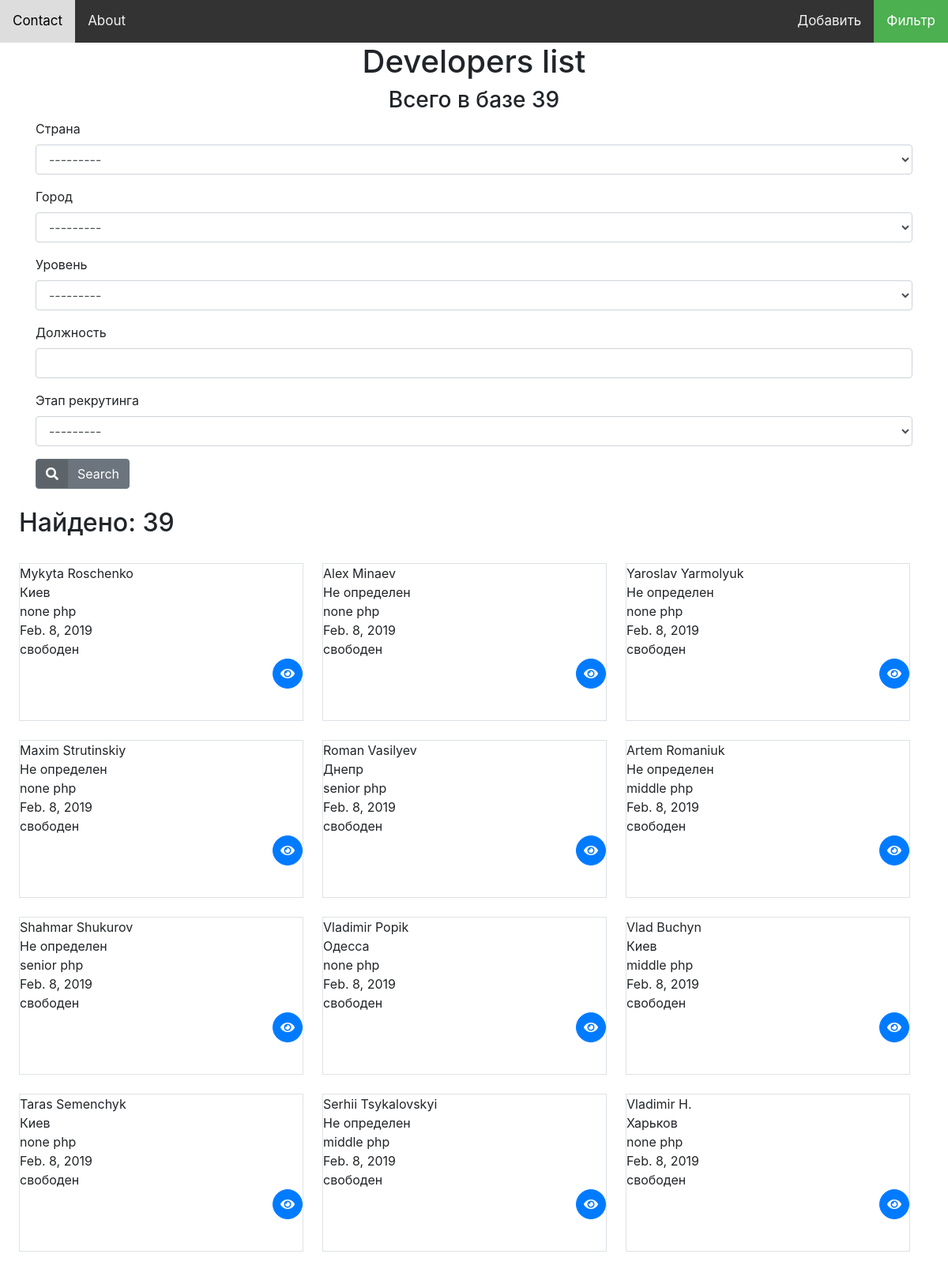
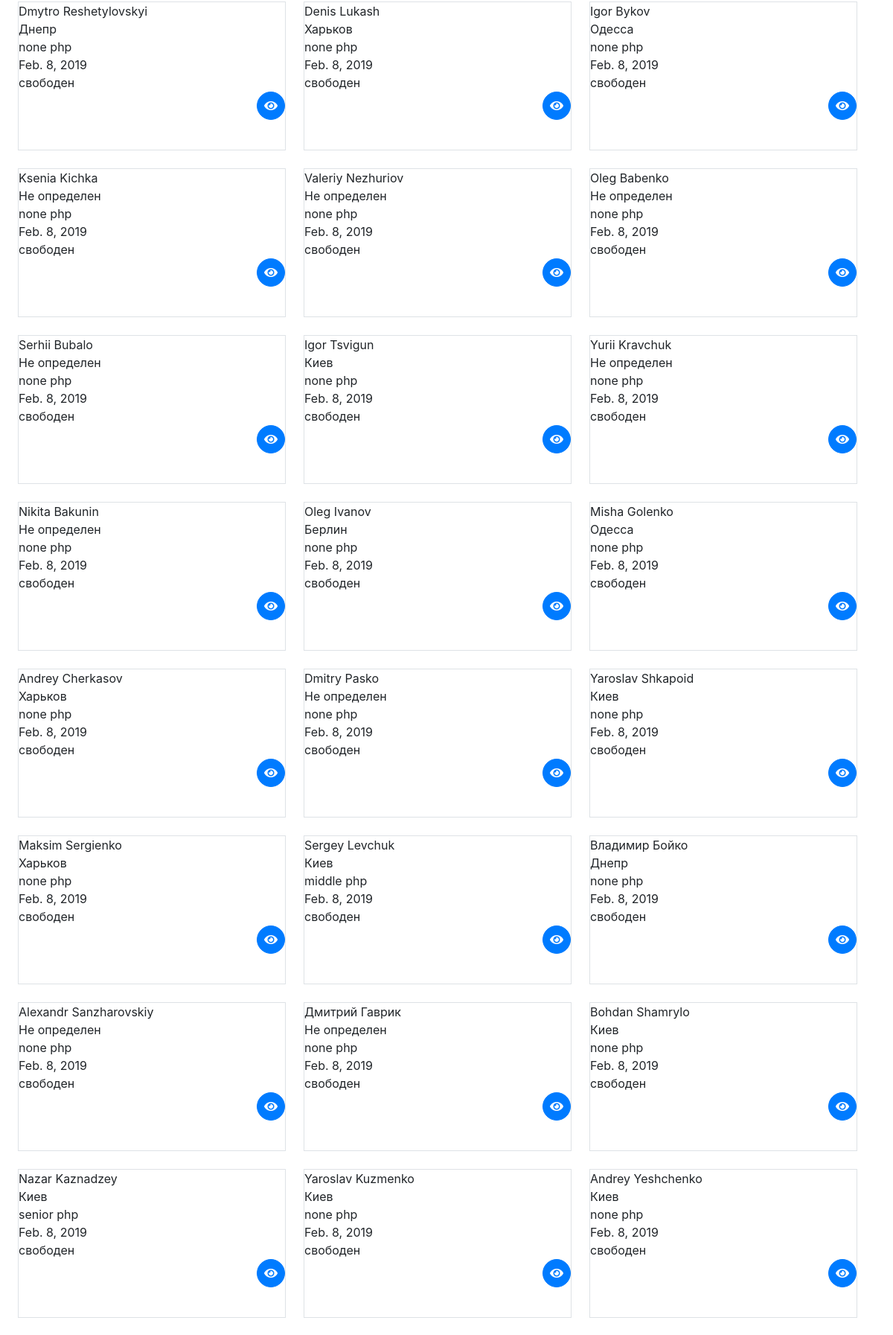
The page / (upper part) on the database its author committed (2 pictures, top to bottom).
### peopleDB/models.py (models this page shows)
class Developer(models.Model):
    RANK_CHOICES = {
        ('none', 'None'),
        ('intern', 'Intern'),
        ('junior', 'Junior'),
        ('middle', 'Middle'),
        ('senior', 'Senior'),
        ('teamlead', 'Team Lead'),
        ('techlead', 'Tech Lead'),
        ('arch', 'Arch'),
    }
    """Этап рекрутирования"""
    STEP_RECRUIT_CHOICES = {
        ('свободен', 'Свободен'),
        ('контакт', 'Контакт'),
        ('резюме отправлено', 'Резюме отправлено'),
        ('вакансия закрыта', 'Вакансия закрыта'),
    }
    recruit = models.ForeignKey(User, on_delete=models.CASCADE)
    name = models.CharField("Имя разработчика", max_length=100, blank=True)
    profile_link = models.URLField(null=True, blank=True)
    country = models.ForeignKey(Country, verbose_name="Страна", on_delete=models.SET_NULL, null=True)
    city = models.ForeignKey(City, verbose_name="Город", on_delete=models.SET_NULL, null=True)
    rank_position = models.CharField("Уровень", max_length=20, choices=RANK_CHOICES, default='none')
    position = models.CharField("Должность", max_length=20, blank=True)
    skills = TaggableManager("Навыки")
    date_add = models.DateField('Дата добавления', auto_now_add=True)
    """Шаги рекрутинга"""
    step_recruit = models.CharField("Этап рекрутинга", max_length=40, choices=STEP_RECRUIT_CHOICES, default='свободен')
    class Meta:
        ordering = ['-date_add']

class City(models.Model):
    country = models.ForeignKey(Country, on_delete=models.CASCADE)
    name = models.CharField(max_length=30)
    def __str__(self):
        return self.name

### peopleDB/views.py (the view)
# urls.py: path('', list_view, name='list'),
def list_view(request):
    user_list = Developer.objects.all()
    user_filter = DeveloperFilter(request.GET, queryset=user_list)
    form = StepRecruit()
    context = dict(filter=user_filter, list=user_list, step=form)
    return render(request, 'peopleDB/filter/list.html', context)

### peopleDB/forms.py
class StepRecruit(forms.ModelForm):
    class Meta:
        model = Developer
        fields = ('step_recruit',)

### peopleDB/models.py (called while the page is built)
    def __str__(self):
        return self.name

### peopleDB/templates/peopleDB/filter/list.html (shortened to what this page needs)
{% extends 'peopleDB/base.html' %}
{% load crispy_forms_tags %}
{% load static %}
{% block content %}
    <h1 class="title">Developers list</h1>
    <h3 class="title">Всего в базе {{ list.count}}</h3>
    <div class="container">
        <form method="get">
            {{ filter.form|crispy }}
            <button type="submit" class="btn btn-secondary btn-icon"><span class="icon"><i class="fas fa-search"></i></span>Search</button>
        </form>
    </div>
        <br>
        <h2 class="t">Найдено: {{ filter.qs.count }}</h2>
        {% for d in filter.qs %}
            <div class="border">
                <div class="header_name">
                    {{ d.name }}
                </div>
                <div class="header_city">{{ d.city }}</div>
                <div>{{ d.rank_position }}  {{ d.position }}</div>
                <div>{{ d.date_add }}</div>
                <div>{{ d.step_recruit }}</div>
                <div class="bottom">
                    <a href="{% url 'dev_view' id=d.id%}"><button type="button" class="btn btn-primary btn-circle"><i class="fas fa-eye"></i></button></a>
                </div>
            </div>
        {% endfor %}
{% endblock %}

### static/css/style.css (style rules this page uses)
.border { height: 200px; width: 30%; float: left; margin-left: 2%; border: 5px solid gray; margin-top: 2%; }
.title { text-align: center; }
.t { margin-left: 2%; }
.bottom { float: right; }
.btn-circle { width: 38px; height: 38px; border-radius: 19px; text-align: center; padding-left: 0; padding-right: 0; font-size: 16px; }
.btn-icon { padding-top: 0; padding-bottom: 0; }
.btn > .icon { position: relative; left: -.75rem; display: inline-block; padding: .375rem .75rem; background: rgba(0, 0, 0, 0.15); border-radius: .25rem 0 0 .25rem; }

### rows shown on the page
Developer: name "Mykyta Roschenko", city "Киев", rank_position "none", position "php", date_add "Feb. 8, 2019", step_recruit "свободен"
Developer: name "Alex Minaev", city "Не определен", rank_position "none", position "php", date_add "Feb. 8, 2019", step_recruit "свободен"
Developer: name "Yaroslav Yarmolyuk", city "Не определен", rank_position "none", position "php", date_add "Feb. 8, 2019", step_recruit "свободен"
Developer: name "Maxim Strutinskiy", city "Не определен", rank_position "none", position "php", date_add "Feb. 8, 2019", step_recruit "свободен"
Developer: name "Roman Vasilyev", city "Днепр", rank_position "senior", position "php", date_add "Feb. 8, 2019", step_recruit "свободен"
Developer: name "Artem Romaniuk", city "Не определен", rank_position "middle", position "php", date_add "Feb. 8, 2019", step_recruit "свободен"
Developer: name "Shahmar Shukurov", city "Не определен", rank_position "senior", position "php", date_add "Feb. 8, 2019", step_recruit "свободен"
Developer: name "Vladimir Popik", city "Одесса", rank_position "none", position "php", date_add "Feb. 8, 2019", step_recruit "свободен"
Developer: name "Vlad Buchyn", city "Киев", rank_position "middle", position "php", date_add "Feb. 8, 2019", step_recruit "свободен"
Developer: name "Taras Semenchyk", city "Киев", rank_position "none", position "php", date_add "Feb. 8, 2019", step_recruit "свободен"
Developer: name "Serhii Tsykalovskyi", city "Не определен", rank_position "middle", position "php", date_add "Feb. 8, 2019", step_recruit "свободен"
Developer: name "Vladimir H.", city "Харьков", rank_position "none", position "php", date_add "Feb. 8, 2019", step_recruit "свободен"
Developer: name "Dmytro Reshetylovskyi", city "Днепр", rank_position "none", position "php", date_add "Feb. 8, 2019", step_recruit "свободен"
Developer: name "Denis Lukash", city "Харьков", rank_position "none", position "php", date_add "Feb. 8, 2019", step_recruit "свободен"
Developer: name "Igor Bykov", city "Одесса", rank_position "none", position "php", date_add "Feb. 8, 2019", step_recruit "свободен"
Developer: name "Ksenia Kichka", city "Не определен", rank_position "none", position "php", date_add "Feb. 8, 2019", step_recruit "свободен"
Developer: name "Valeriy Nezhuriov", city "Не определен", rank_position "none", position "php", date_add "Feb. 8, 2019", step_recruit "свободен"
Developer: name "Oleg Babenko", city "Не определен", rank_position "none", position "php", date_add "Feb. 8, 2019", step_recruit "свободен"
Developer: name "Serhii Bubalo", city "Не определен", rank_position "none", position "php", date_add "Feb. 8, 2019", step_recruit "свободен"
Developer: name "Igor Tsvigun", city "Киев", rank_position "none", position "php", date_add "Feb. 8, 2019", step_recruit "свободен"
Developer: name "Yurii Kravchuk", city "Не определен", rank_position "none", position "php", date_add "Feb. 8, 2019", step_recruit "свободен"
Developer: name "Nikita Bakunin", city "Не определен", rank_position "none", position "php", date_add "Feb. 8, 2019", step_recruit "свободен"
Developer: name "Oleg Ivanov", city "Берлин", rank_position "none", position "php", date_add "Feb. 8, 2019", step_recruit "свободен"
Developer: name "Misha Golenko", city "Одесса", rank_position "none", position "php", date_add "Feb. 8, 2019", step_recruit "свободен"
Developer: name "Andrey Cherkasov", city "Харьков", rank_position "none", position "php", date_add "Feb. 8, 2019", step_recruit "свободен"
Developer: name "Dmitry Pasko", city "Не определен", rank_position "none", position "php", date_add "Feb. 8, 2019", step_recruit "свободен"
Developer: name "Yaroslav Shkapoid", city "Киев", rank_position "none", position "php", date_add "Feb. 8, 2019", step_recruit "свободен"
Developer: name "Maksim Sergienko", city "Харьков", rank_position "none", position "php", date_add "Feb. 8, 2019", step_recruit "свободен"
Developer: name "Sergey Levchuk", city "Киев", rank_position "middle", position "php", date_add "Feb. 8, 2019", step_recruit "свободен"
Developer: name "Владимир Бойко", city "Днепр", rank_position "none", position "php", date_add "Feb. 8, 2019", step_recruit "свободен"
Developer: name "Alexandr Sanzharovskiy", city "Не определен", rank_position "none", position "php", date_add "Feb. 8, 2019", step_recruit "свободен"
Developer: name "Дмитрий Гаврик", city "Не определен", rank_position "none", position "php", date_add "Feb. 8, 2019", step_recruit "свободен"
Developer: name "Bohdan Shamrylo", city "Киев", rank_position "none", position "php", date_add "Feb. 8, 2019", step_recruit "свободен"
Developer: name "Nazar Kaznadzey", city "Киев", rank_position "senior", position "php", date_add "Feb. 8, 2019", step_recruit "свободен"
Developer: name "Yaroslav Kuzmenko", city "Киев", rank_position "none", position "php", date_add "Feb. 8, 2019", step_recruit "свободен"
Developer: name "Andrey Yeshchenko", city "Киев", rank_position "none", position "php", date_add "Feb. 8, 2019", step_recruit "свободен"

### other values the page prints
{{ list.count }} "39"
{{ filter.qs.count }} "39"
